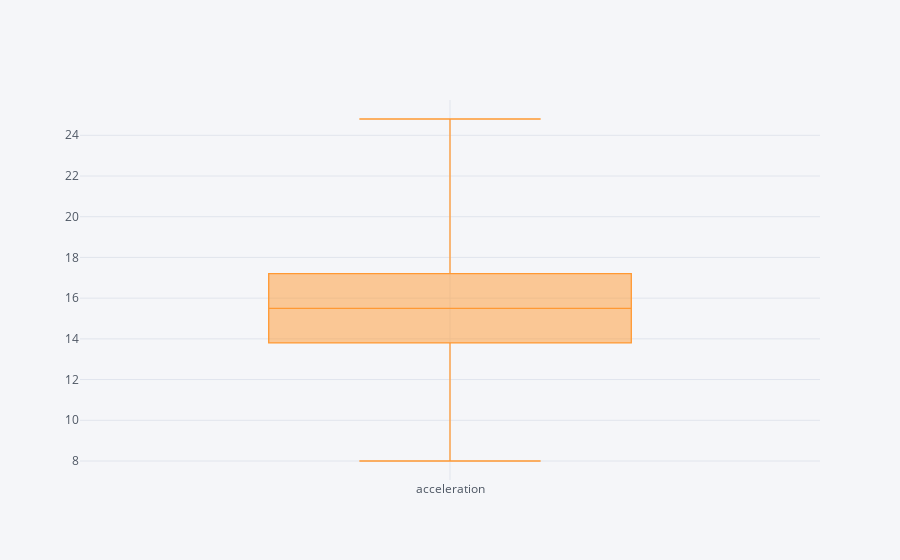

Notebook cell for this chart:
### Code cell
df["acceleration"].iplot(kind="box")

### Figure 1 — Plotly figure (JSON) as saved in the notebook; plotly's stock layout.template omitted (floating-point values rounded to 4 significant figures; data arrays with more than 128 entries replaced by an {"elided": "..."} marker saying what was removed)
{"data": [{"boxpoints": false, "line": {"width": 1.3}, "marker": {"color": "rgba(255, 153, 51, 1.0)"}, "name": "acceleration", "orientation": "v", "type": "box", "y": {"elided": "398 float values"}}], "layout": {"legend": {"bgcolor": "#F5F6F9", "font": {"color": "#4D5663"}}, "paper_bgcolor": "#F5F6F9", "plot_bgcolor": "#F5F6F9", "title": {"font": {"color": "#4D5663"}}, "xaxis": {"gridcolor": "#E1E5ED", "showgrid": true, "tickfont": {"color": "#4D5663"}, "title": {"font": {"color": "#4D5663"}, "text": ""}, "zerolinecolor": "#E1E5ED"}, "yaxis": {"gridcolor": "#E1E5ED", "showgrid": true, "tickfont": {"color": "#4D5663"}, "title": {"font": {"color": "#4D5663"}, "text": ""}, "zerolinecolor": "#E1E5ED"}}}
